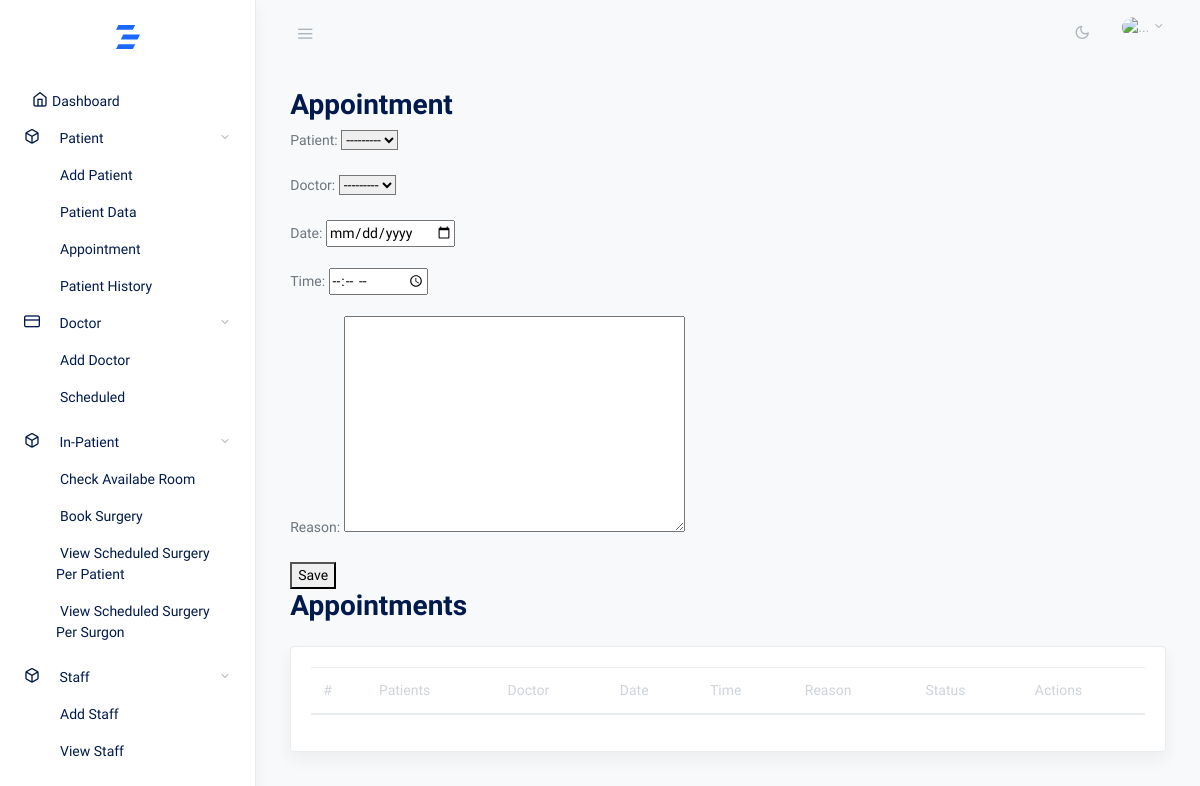
Page /appointment/ on the earlier database version.
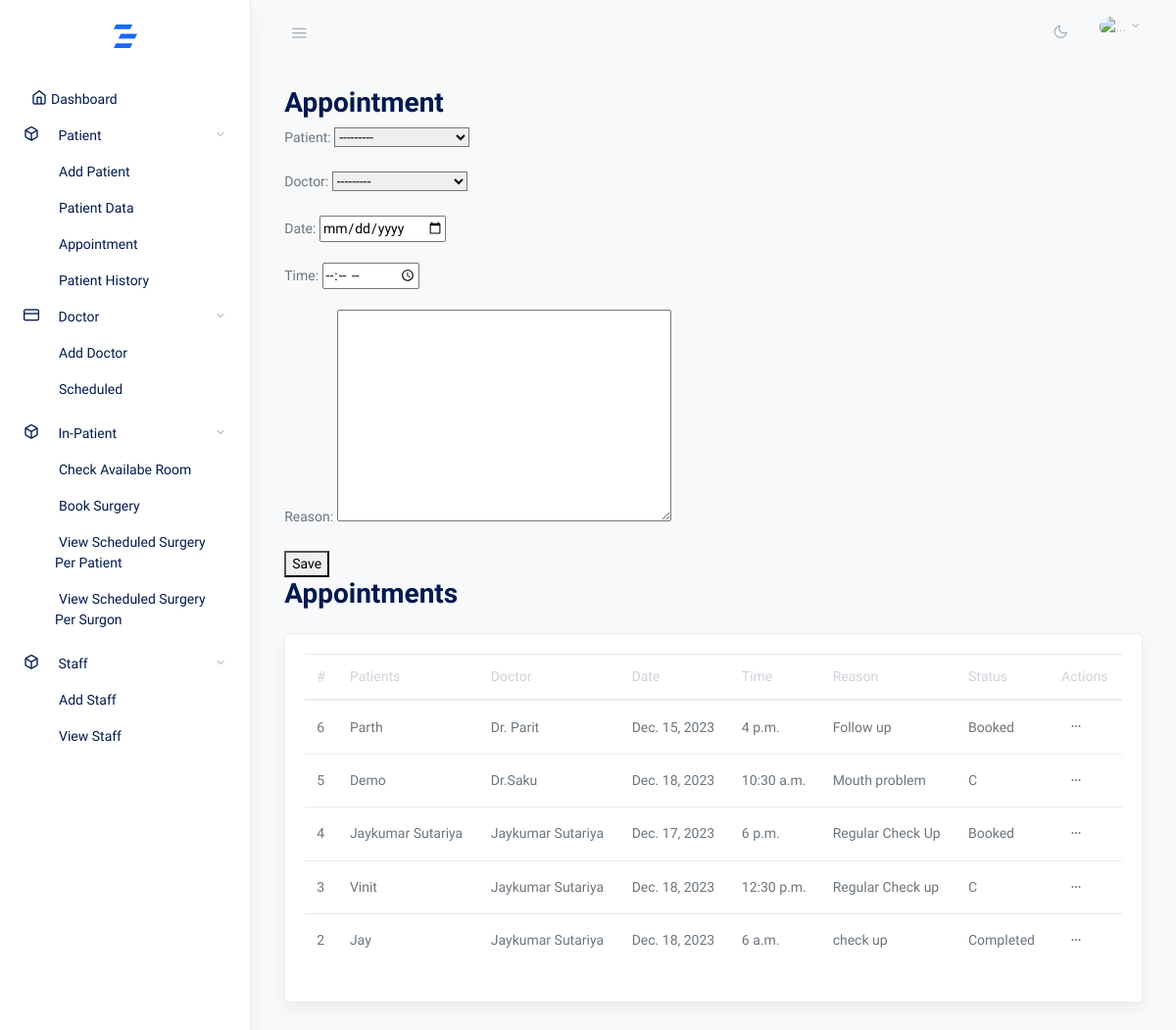
Same page on the later database version.
### patient/models.py (models this page shows)
class Appointment(models.Model):
    patient = models.ForeignKey(Patient, on_delete=models.CASCADE)
    doctor = models.ForeignKey(Doctor, on_delete=models.CASCADE)
    date = models.DateField()
    time = models.TimeField()
    reason = models.TextField()
    status = models.CharField(max_length=20, choices=STATUS_CHOICES,default=STATUS_CHOICES[0][1])

class Patient(models.Model):
    name = models.CharField(max_length=100)
    phone_no = models.CharField(max_length=15)
    email = models.CharField(max_length=40)
    dob = models.DateField()
    SSN = models.CharField(max_length=100)
    blood_type = models.CharField(max_length=10)
    address = models.CharField(max_length=100)
    gender = models.CharField(max_length=1, choices=GENDER_CHOICES)
    def __str__(self):
        return self.name

class Doctor(models.Model):
    name = models.CharField(max_length=100)
    specialization = models.CharField(max_length=100)
    contact_number = models.CharField(max_length=20)
    email = models.EmailField()
    def __str__(self):
        return self.name

### patient/views.py (the view)
# urls.py: path('appointment/', views.appointment, name='appointment'),
def appointment(request):
    if request.method == 'POST':
        form = AppointmentForm(request.POST)
        if form.is_valid():
            form.save()
            return redirect('appointment')
    else:
        form = AppointmentForm()
        appointments = Appointment.objects.all().order_by('-id')
        return render(request, 'patients/appointment.html', {'form': form,'appointments':appointments})

### patient/forms.py
class AppointmentForm(forms.ModelForm):
    class Meta:
        model = Appointment
        fields = ['patient', 'doctor', 'date','time','reason']  # Add other fields as needed
        widgets = {
            'date': DateInput(),
            'time':TimeInput()
        }

### templates/patients/appointment.html (shortened to what this page needs)
{% extends 'base.html' %}
{% block content %}
<h2>Appointment</h2>
<form class="form" method="post">
  {{ form.as_p }}
  <button type="submit">Save</button>
</form>
<div class="row justify-content-center">
  <div class="col-12">
    <h2 class="mb-2 page-title">Appointments</h2>
    <div class="row my-4">
      <div class="col-md-12">
        <div class="card shadow">
          <div class="card-body">
            <table class="table datatables" id="dataTable-1">
              <thead>
                <tr>
                  <th>#</th>
                  <th>Patients</th>
                  <th>Doctor</th>
                  <th>Date</th>
                  <th>Time</th>
                  <th>Reason</th>
                  <th>Status</th>
                  <th>Actions</th>
                </tr>
              </thead>
              <tbody>
              {% for x  in appointments  %}
                <tr>
                  <td>{{x.id}}</td>
                  <td>{{x.patient}}</td>
                  <td>{{x.doctor}}</td>
                  <td>{{x.date}}</td>
                  <td>{{x.time}}</td>
                  <td>{{x.reason}}</td>
                  <td>{{x.status }}</td>
                  <td><button class="btn btn-sm dropdown-toggle more-horizontal" type="button" data-toggle="dropdown" aria-haspopup="true" aria-expanded="false">
                    </button>
                  </td>
                </tr>
                {% endfor %}
              </tbody>
            </table>
          </div>
        </div>
      </div>
    </div>
  </div>
</div>
{% endblock %}

Differences in the rows shown:
added Appointment: id "6", patient "Parth", doctor "Dr. Parit", date "Dec. 15, 2023", time "4 p.m.", reason "Follow up", status "Booked"
added Appointment: id "5", patient "Demo", doctor "Dr.Saku", date "Dec. 18, 2023", time "10:30 a.m.", reason "Mouth problem", status "C"
added Appointment: id "4", patient "Jaykumar Sutariya", doctor "Jaykumar Sutariya", date "Dec. 17, 2023", time "6 p.m.", reason "Regular Check Up", status "Booked"
added Appointment: id "3", patient "Vinit", doctor "Jaykumar Sutariya", date "Dec. 18, 2023", time "12:30 p.m.", reason "Regular Check up", status "C"
added Appointment: id "2", patient "Jay", doctor "Jaykumar Sutariya", date "Dec. 18, 2023", time "6 a.m.", reason "check up", status "Completed"
